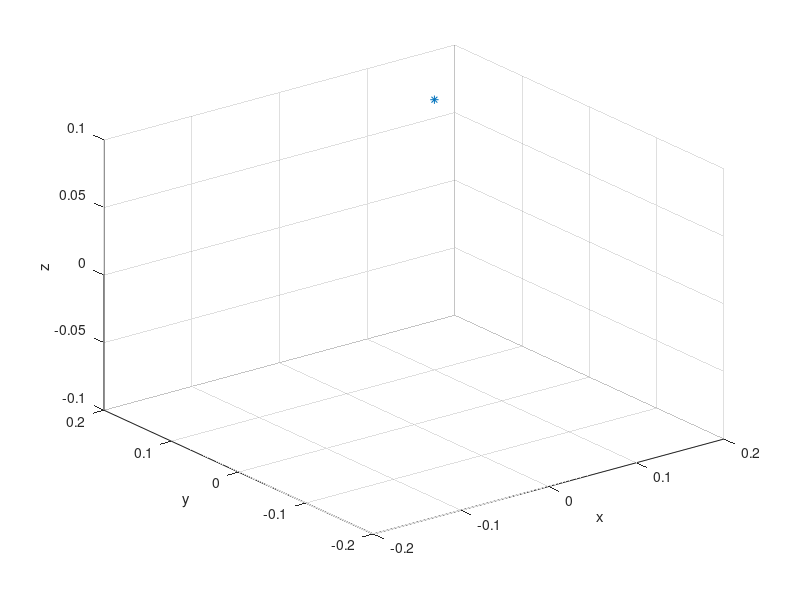

Recreate this plot in MATLAB. (Note: this script raises an error after producing the figure.)
%% Penning Trap Code
%% Initialize parameters

q=-1.6*10^-19; m=9.11*10^-31;B=10^-2;V0=-10; d=7.9; timestep=1E-7; 
%q,m,B,d are charge, mass of electron, B_0 and trap dimension respectively

y0=[10^-15;0.1;10^-15;0.1;10^-15;0.1];
%6-valued INITIAL VALUE vector denoted by:
%(velocity along x,x,velocity along y,y,velocity along z,z)

%% System of 6 Ordinary Differential Equations

f = @(t,Y) [(q/m)*(B*Y(3)+(V0/(2*(d^2)))*Y(2))*timestep;Y(1);(q/m)*((V0/...
(2*d^2)*Y(4))-B*Y(1))*timestep;Y(3);(q/m)*(-V0/(d^2))*Y(6)*timestep;Y(5)];
%see accompanying note

%% Plotting trajectories as solutions

tspan=[0 1]; %duration of intended capture motion [0 n];i.e. greater n, 
%longer duration
h = figure;
[ts,ys]=ode45(f,tspan,y0); %solving intial value problem,y0 with 6 ODEs
for i=1:length(ys)
    plot3(ys(i,2),ys(i,4),ys(i,6),'*')%plot x,y,z (2nd, 4th, 6th row of ys)
    xlim([-0.2 0.2]); ylim([-0.2 0.2]); zlim([-0.1 0.1]);
    xlabel('x'); ylabel('y');zlabel('z')
    grid on
    hold on 
    drawnow %real time motion capture
    frame = getframe(h); im = frame2im(frame); %rest of code for gif
    [imind,cm] = rgb2ind(im,256); 
    if i==1
        imwrite(imind,cm,'PH2102_animation','gif','Loopcount',inf); 
    else
        imwrite(imind,cm,'PH2102_animation','gif','WriteMode','append'); 
    end
end


